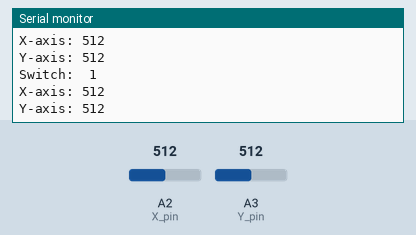
This sketch was run on a simulated Arduino Uno, built with avr-gcc and run on an emulated ATmega328P. Parts: the last lines printed to the serial monitor. The test bench sets the inputs (shaded band); at power-on: A2 (X_pin) = 512, A3 (Y_pin) = 512.

Above: at 1.3 s.
1.4 s: A2 (X_pin) set to 716
At 1.82 s:
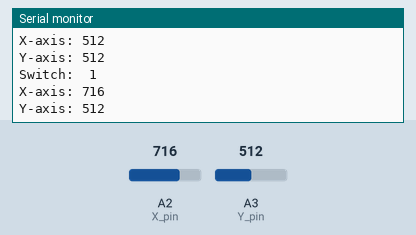
2.9 s: A3 (Y_pin) set to 716
At 3.32 s:
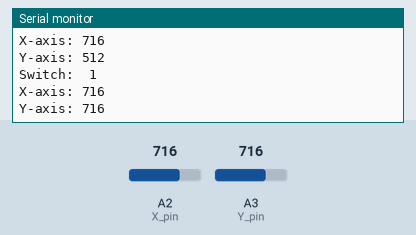
4.4 s: A2 (X_pin) set to 900
At 4.83 s:
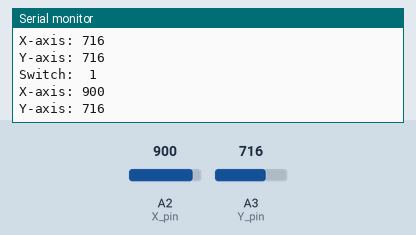
5.9 s: A3 (Y_pin) set to 900
At 6.33 s:
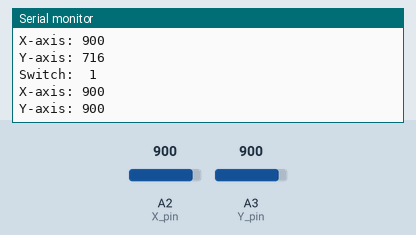
Timing chart, 0 to 8.4 s (numbered marks = the images above; inputs shaded):
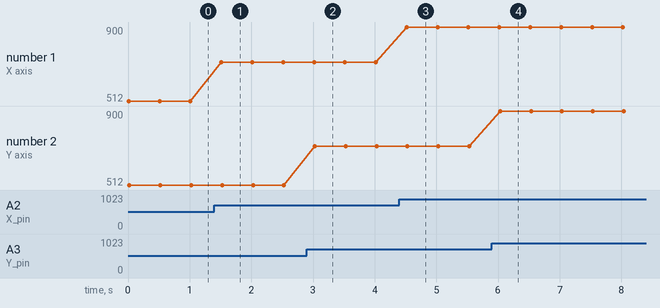

Measured:
- after the input at 1.4 s, the serial monitor: prints a new line after 0.11 s (image 1)
- after the input at 2.9 s, the serial monitor: prints a new line after 0.13 s (image 2)
- after the input at 4.4 s, the serial monitor: prints a new line after 0.12 s (image 3)
- after the input at 5.9 s, the serial monitor: prints a new line after 0.13 s (image 4)
- plotted number 1: 512 → 716 after the input at 1.4 s, 716 → 900 after the input at 4.4 s

The sketch:

joystick_test.ino
```cpp
// Arduino pin numbers
const int SW_pin = 1; // digital pin connected to switch output
const int X_pin = 2; // analog pin connected to X output
const int Y_pin = 3; // analog pin connected to Y output

void setup() {
  pinMode(SW_pin, INPUT);
  digitalWrite(SW_pin, HIGH);
  Serial.begin(9600);
}

void loop() {
  Serial.print("Switch:  ");
  Serial.print(digitalRead(SW_pin));
  Serial.print("\n");
  Serial.print("X-axis: ");
  Serial.print(analogRead(X_pin));
  Serial.print("\n");
  Serial.print("Y-axis: ");
  Serial.println(analogRead(Y_pin));
  Serial.print("\n\n");
  delay(500);
}
```
